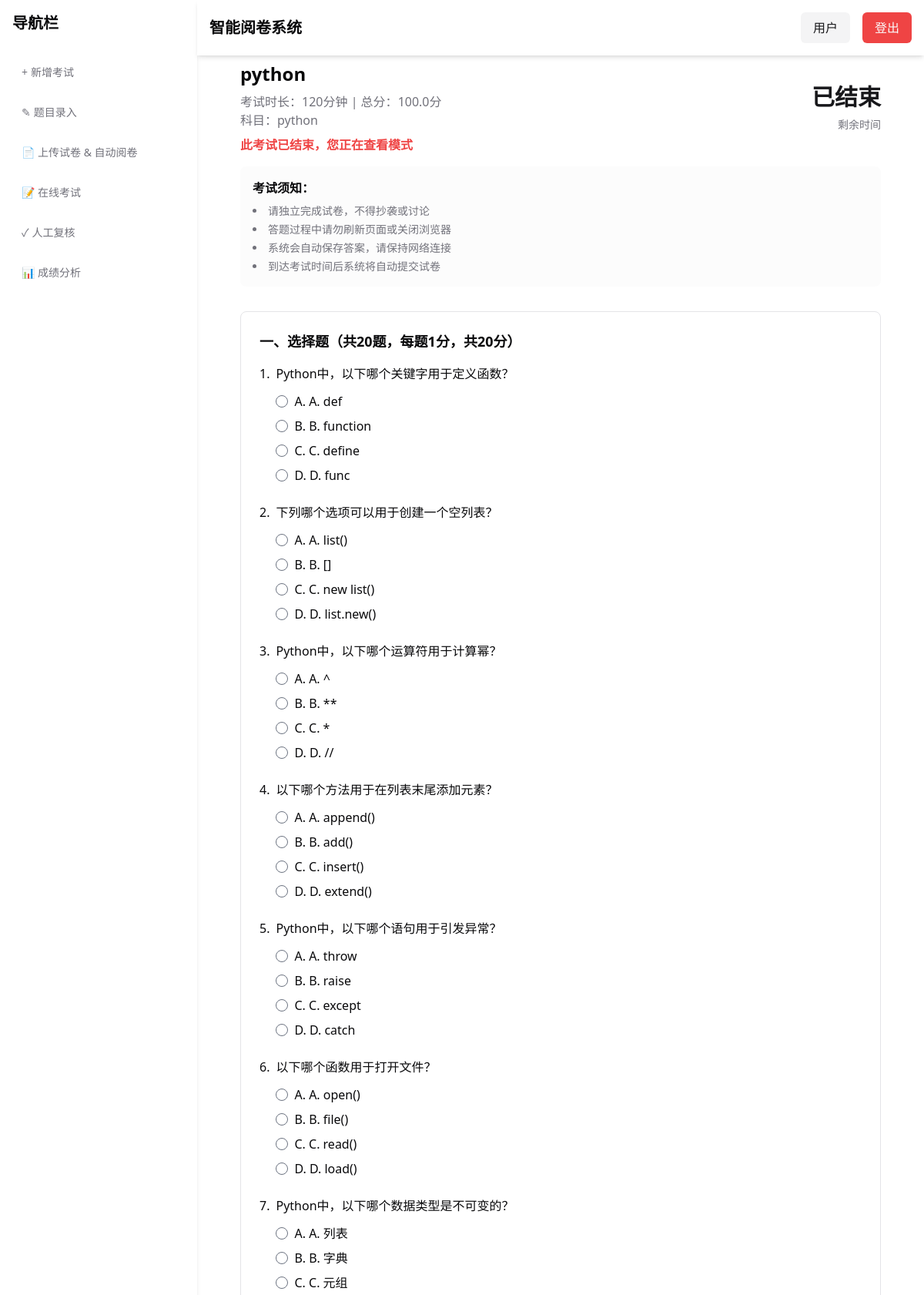
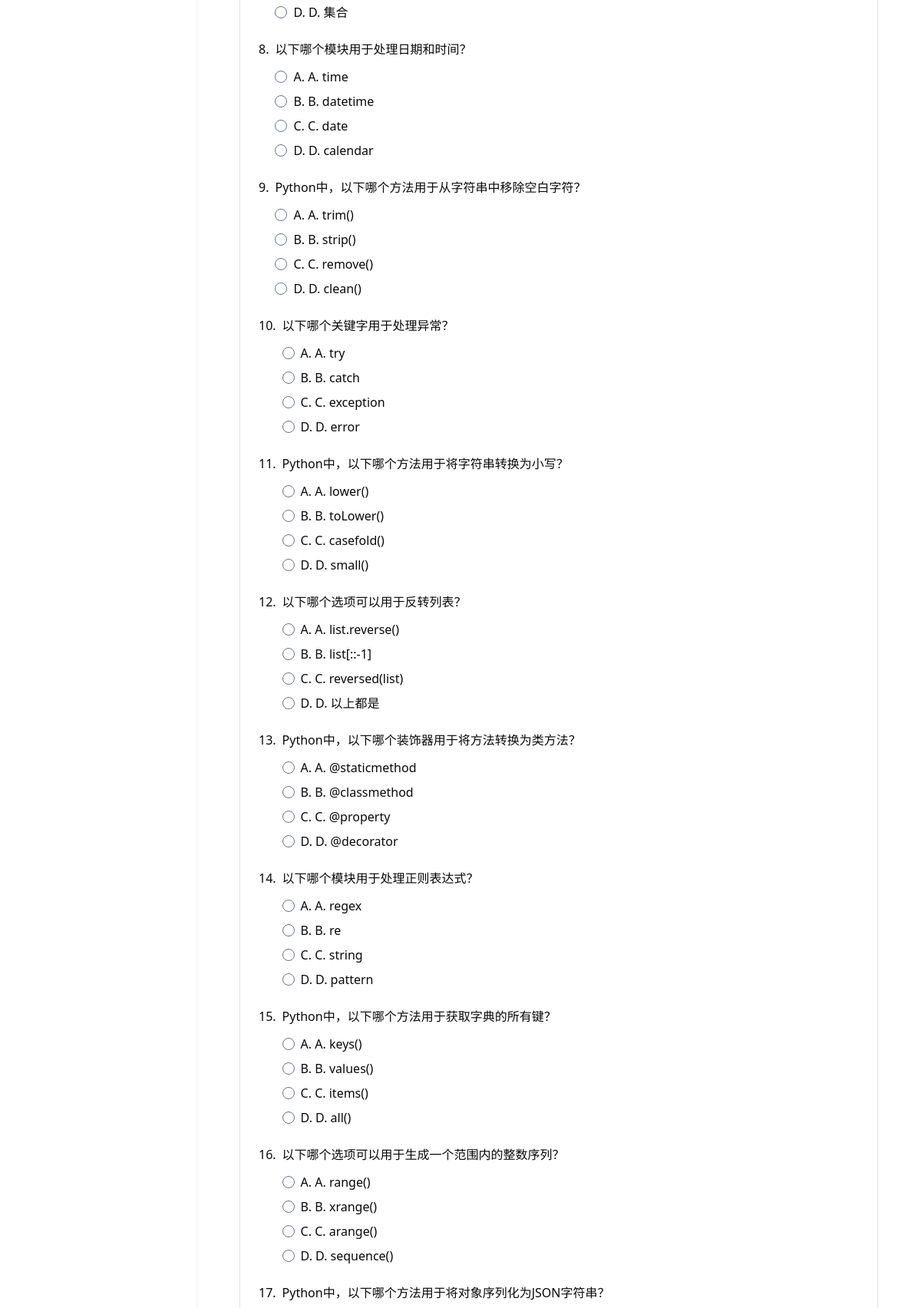
/exam/1 (signed in, upper part), run on the app's committed database (2 pictures, top to bottom).
### tables this page shows
CREATE TABLE exam_sessions (
        id INTEGER PRIMARY KEY AUTOINCREMENT,
        name TEXT NOT NULL,
        subject TEXT NOT NULL,
        start_time TIMESTAMP NOT NULL,
        end_time TIMESTAMP NOT NULL,
        duration INTEGER NOT NULL,
        exam_file_path TEXT NOT NULL,
        exam_score REAL NOT NULL,
        status TEXT NOT NULL CHECK(status IN ('pending', 'ongoing', 'completed', 'graded')),
        created_by INTEGER NOT NULL,
        created_at TIMESTAMP DEFAULT CURRENT_TIMESTAMP,
        FOREIGN KEY (created_by) REFERENCES users(id) ON DELETE CASCADE
    );

CREATE TABLE questions (
        id INTEGER PRIMARY KEY AUTOINCREMENT,
        session_id INTEGER NOT NULL,
        question_type TEXT NOT NULL CHECK(question_type IN ('multiple_choice', 'fill_blank', 'short_answer', 'true_false', 'programming')),
        question_text TEXT NOT NULL,
        score INTEGER NOT NULL,
        question_order INTEGER NOT NULL,
        source_question_id INTEGER,
        source_table TEXT CHECK(source_table IN ('multiple_choice_questions', 'fill_blank_questions', 'short_answer_questions', 'true_false_questions', 'programming_questions')),
        created_at TIMESTAMP DEFAULT CURRENT_TIMESTAMP,
        FOREIGN KEY (session_id) REFERENCES exam_sessions(id) ON DELETE CASCADE
    );

### main.py (the view)
@app.route('/exam/<int:exam_id>')
@login_required
def exam_with_id(exam_id):
    try:
        app.logger.info(f"尝试访问考试ID: {exam_id}")
        exam = get_exam_by_id(exam_id)
        if not exam:
            app.logger.warning(f"找不到考试ID: {exam_id}")
            flash('找不到该考试或数据库连接错误')
            return redirect(url_for('exam_list'))
        app.logger.info(f"考试详情: {exam}")
        now = datetime.now()
        app.logger.info(f"当前时间: {now}, 考试结束时间: {exam['end_time']}")
        if now > exam['end_time']:
            app.logger.info(f"考试 {exam_id} 已结束，但允许用户查看")
            exam['is_ended'] = True
            exam['remaining_seconds'] = 0
        else:
            exam['is_ended'] = False
            remaining_seconds = (exam['end_time'] - now).total_seconds()
            exam['remaining_seconds'] = int(remaining_seconds)
        app.logger.info(f"剩余秒数: {exam['remaining_seconds']}")
        app.logger.info(f"考试开始时间: {exam['start_time']}")
        if now < exam['start_time']:
            app.logger.info(f"考试 {exam_id} 尚未开始")
            flash('该考试还未开始')
            return redirect(url_for('exam_list'))
        questions = get_exam_questions(exam_id)
        app.logger.info(f"题目获取结果: {questions}")
        if not questions:
            app.logger.warning(f"考试 {exam_id} 没有题目")
            flash('没有找到考试题目')
            return redirect(url_for('exam_list'))
        has_questions = (
            len(questions['multiple_choice']) > 0 or
            len(questions['fill_blank']) > 0 or
            len(questions['short_answer']) > 0 or
            len(questions['true_false']) > 0 or
            len(questions['programming']) > 0
        )
        if not has_questions:
            app.logger.warning(f"考试 {exam_id} 所有题型都没有题目")
            flash('该考试没有可用的题目，请联系管理员')
            return redirect(url_for('exam_list'))
        user_id = get_current_user_id()
        app.logger.info(f"用户 {user_id} 尝试参加考试 {exam_id}")
        if not user_id:
            app.logger.warning(f"无法获取当前用户ID")
            flash('用户信息不完整，请重新登录')
            return redirect(url_for('index_login'))
        has_taken = False
        try:
            has_taken = has_taken_exam(user_id, exam_id)
            app.logger.info(f"用户是否已参加过考试: {has_taken}")
        except Exception as e:
            app.logger.error(f"检查用户是否参加过考试时出错: {str(e)}", exc_info=True)
            has_taken = False
        app.logger.info(f"用户 {user_id} 成功进入考试 {exam_id}")
        app.logger.info(f"选择题数量: {len(questions['multiple_choice'])}")
        app.logger.info(f"填空题数量: {len(questions['fill_blank'])}")
        app.logger.info(f"简答题数量: {len(questions['short_answer'])}")
        app.logger.info(f"判断题数量: {len(questions['true_false'])}")
        app.logger.info(f"编程题数量: {len(questions['programming'])}")
        try:
            return render_template('exam.html', exam=exam, questions=questions)
        except Exception as template_error:
            app.logger.error(f"模板渲染错误: {str(template_error)}", exc_info=True)
            flash('渲染考试页面时出错，请联系管理员')
            return redirect(url_for('exam_list'))
    except Exception as e:
        app.logger.error(f"进入考试出错: {str(e)}", exc_info=True)
        flash('加载考试时出错，请稍后再试')
        return redirect(url_for('exam_list'))

### main.py (called while the page is built, shortened)
def login_required(f):
    @wraps(f)
    def decorated_function(*args, **kwargs):
        if 'email' not in session:
            return redirect(url_for('index_login'))
        return f(*args, **kwargs)
    return decorated_function

def get_db_connection():
    db_dir = 'database'
    os.makedirs(db_dir, exist_ok=True)
    db_path = os.path.join(os.path.abspath(db_dir), 'It_g.db')
    max_attempts = 3
    attempt = 0
    while attempt < max_attempts:
        try:
            conn = sqlite3.connect(db_path, timeout=20)
            conn.row_factory = sqlite3.Row
            return conn
        except Exception as e:
            print(f"数据库连接错误: {e}")
            return None
    return None

def execute_query(query, params=None):
    conn = get_db_connection()
    if not conn:
        print("数据库连接失败")
        return False, None
    cursor = None
    result = None
    try:
        cursor = conn.cursor()
        cursor.execute(query, params or ())
        if query.strip().upper().startswith(('INSERT', 'UPDATE', 'DELETE')):
            conn.commit()
            result = cursor.lastrowid
        else:
            result = cursor.fetchall()
        return True, result
    finally:
        if cursor:
            cursor.close()
        if conn:
            conn.close()

def get_current_user_id():
    try:
        if 'email' not in session:
            app.logger.warning("会话中没有email信息")
            return None
        email = session['email']
        app.logger.info(f"尝试获取用户 {email} 的ID")
        query = "SELECT id FROM users WHERE email = ?"
        success, result = execute_query(query, (email,))
        if not success:
            app.logger.error(f"查询用户ID失败: {email}")
            return None
        if not result or len(result) == 0:
            app.logger.warning(f"找不到用户: {email}")
            return None
        user_id = result[0]['id']
        app.logger.info(f"找到用户ID: {user_id}")
        return user_id
    except Exception as e:
        app.logger.error(f"获取当前用户ID时出错: {str(e)}", exc_info=True)
        return None

### templates/exam.html (shortened to what this page needs)
{% extends "base.html" %}
{% block content %}
<div class="w-full max-w-4xl px-6">
  <div class="mb-8">
    <div class="flex justify-between items-center mb-4">
      <div>
        <h2 class="text-2xl font-bold">{{ exam.name }}</h2>
        <p class="text-muted-foreground mt-2">考试时长：{{ exam.duration }}分钟 | 总分：{{ exam.total_score }}分</p>
        <p class="text-muted-foreground">科目：{{ exam.subject }}</p>
        {% if exam.is_ended %}
        <p class="text-destructive font-semibold mt-2">此考试已结束，您正在查看模式</p>
        {% endif %}
      </div>
      <div class="text-right">
        <div class="text-3xl font-bold text-primary mb-2" id="countdown">
        </div>
        <p class="text-sm text-muted-foreground">剩余时间</p>
      </div>
    </div>
    <div class="bg-muted/30 rounded-lg p-4 mb-6">
      <h3 class="font-semibold mb-2">考试须知：</h3>
      <ul class="text-sm text-muted-foreground space-y-1 list-disc list-inside">
        <li>请独立完成试卷，不得抄袭或讨论</li>
        <li>答题过程中请勿刷新页面或关闭浏览器</li>
        <li>系统会自动保存答案，请保持网络连接</li>
        <li>到达考试时间后系统将自动提交试卷</li>
      </ul>
    </div>
  </div>
  <form id="exam-form" class="space-y-8">
    {% if questions.multiple_choice|length > 0 %}
    <div class="border border-border rounded-lg p-6">
      <h3 class="text-lg font-semibold mb-4">一、选择题（共{{ questions.multiple_choice|length }}题，每题{{ questions.multiple_choice[0].score }}分，共{{ questions.multiple_choice|length * questions.multiple_choice[0].score }}分）</h3>
      <div class="space-y-6">
        {% for q in questions.multiple_choice %}
        <div class="space-y-4">
          <div class="flex items-start">
            <span class="font-medium mr-2">{{ loop.index }}.</span>
            <div class="flex-grow">
              <p class="font-medium mb-3">{{ q.question }}</p>
              <div class="space-y-2">
                {% for option in q.options %}
                <label class="flex items-center space-x-2 cursor-pointer">
                  <input type="radio" name="mc_{{ q.id }}" value="{{ ['A', 'B', 'C', 'D', 'E', 'F', 'G', 'H'][loop.index0] }}" class="w-4 h-4" {% if exam.is_ended %}disabled{% endif %}>
                  <span>{{ option }}</span>
                </label>
                {% endfor %}
              </div>
            </div>
          </div>
        </div>
        {% endfor %}
      </div>
    </div>
    {% endif %}
  </form>
</div>
{% endblock %}

### templates/base.html (shortened to what this page needs)
<!DOCTYPE html>
<html lang="zh">
  <head>
    <link rel="stylesheet" href="{{ url_for('static', filename='css/styles.css') }}">
    <script src="https://cdn.tailwindcss.com?plugins=forms,typography"></script>
  </head>
  <body>
    <div class="min-h-screen flex bg-background text-foreground">
      <nav class="fixed left-0 top-0 h-screen w-64 bg-card shadow-md flex flex-col p-4 space-y-4 z-10">
        <h2 class="text-xl font-bold mb-4">导航栏</h2>
        <a href="/xinzeng" class="text-muted-foreground hover:text-foreground px-3 py-2 rounded-md text-sm font-medium flex items-center">
          <span class="mr-1">+</span>
          <span>新增考试</span>
        </a>
        <a href="/question/input" class="text-muted-foreground hover:text-foreground px-3 py-2 rounded-md text-sm font-medium flex items-center">
          <span class="mr-1">✎</span>
          <span>题目录入</span>
        </a>
        <a href="/index" class="text-muted-foreground hover:text-foreground px-3 py-2 rounded-md text-sm font-medium flex items-center">
          <span class="mr-1">📄</span>
          <span>上传试卷 & 自动阅卷</span>
        </a>
        <a href="/exam/list" class="text-muted-foreground hover:text-foreground px-3 py-2 rounded-md text-sm font-medium flex items-center">
          <span class="mr-1">📝</span>
          <span>在线考试</span>
        </a>
        <a href="/review" class="text-muted-foreground hover:text-foreground px-3 py-2 rounded-md text-sm font-medium flex items-center">
          <span class="mr-1">✓</span>
          <span>人工复核</span>
        </a>
        <a href="/analysis" class="text-muted-foreground hover:text-foreground px-3 py-2 rounded-md text-sm font-medium flex items-center">
          <span class="mr-1">📊</span>
          <span>成绩分析</span>
        </a>
      </nav>
      <div class="flex-grow flex flex-col ml-64">
        <header class="fixed top-0 right-0 left-64 bg-card shadow-md z-10">
          <div class="flex justify-between items-center p-4">
            <h1 class="text-xl font-bold">智能阅卷系统</h1>
            <div class="flex items-center space-x-4">
              <a href="/user">
                <button class="bg-secondary text-secondary-foreground px-4 py-2 rounded-md hover:bg-secondary/80 transition-colors duration-200">
                  用户
                </button>
              </a>
              <a href="/logout">
                <button class="bg-destructive text-destructive-foreground px-4 py-2 rounded-md hover:bg-destructive/80 transition-colors duration-200">
                  登出
                </button>
              </a>
            </div>
          </div>
        </header>
        <main class="flex flex-grow justify-center pt-20 p-8">
          {% block content %}{% endblock %}
        </main>
      </div>
    </div>
  </body>
</html>

### data on the page
exam_sessions: name "python", duration "120", total_score "100.0", subject "python"
questions: score "1", question "Python中，以下哪个关键字用于定义函数？", options "A. A. def" "B. B. function" "C. C. define" "D. D. func"
questions: question "下列哪个选项可以用于创建一个空列表？", options "A. A. list()" "B. B. []" "C. C. new list()" "D. D. list.new()"
questions: question "Python中，以下哪个运算符用于计算幂？", options "A. A. ^" "B. B. **" "C. C. *" "D. D. //"
questions: question "以下哪个方法用于在列表末尾添加元素？", options "A. A. append()" "B. B. add()" "C. C. insert()" "D. D. extend()"
questions: question "Python中，以下哪个语句用于引发异常？", options "A. A. throw" "B. B. raise" "C. C. except" "D. D. catch"
questions: question "以下哪个函数用于打开文件？", options "A. A. open()" "B. B. file()" "C. C. read()" "D. D. load()"
questions: question "Python中，以下哪个数据类型是不可变的？", options "A. A. 列表" "B. B. 字典" "C. C. 元组" "D. D. 集合"
questions: question "以下哪个模块用于处理日期和时间？", options "A. A. time" "B. B. datetime" "C. C. date" "D. D. calendar"
questions: question "Python中，以下哪个方法用于从字符串中移除空白字符？", options "A. A. trim()" "B. B. strip()" "C. C. remove()" "D. D. clean()"
questions: question "以下哪个关键字用于处理异常？", options "A. A. try" "B. B. catch" "C. C. exception" "D. D. error"
questions: question "Python中，以下哪个方法用于将字符串转换为小写？", options "A. A. lower()" "B. B. toLower()" "C. C. casefold()" "D. D. small()"
questions: question "以下哪个选项可以用于反转列表？", options "A. A. list.reverse()" "B. B. list[::-1]" "C. C. reversed(list)" "D. D. 以上都是"
questions: question "Python中，以下哪个装饰器用于将方法转换为类方法？", options "A. A. @staticmethod" "B. B. @classmethod" "C. C. @property" "D. D. @decorator"
questions: question "以下哪个模块用于处理正则表达式？", options "A. A. regex" "B. B. re" "C. C. string" "D. D. pattern"
questions: question "Python中，以下哪个方法用于获取字典的所有键？", options "A. A. keys()" "B. B. values()" "C. C. items()" "D. D. all()"
questions: question "以下哪个选项可以用于生成一个范围内的整数序列？", options "A. A. range()" "B. B. xrange()" "C. C. arange()" "D. D. sequence()"
questions: question "Python中，以下哪个方法用于将对象序列化为JSON字符串？"

### other printed values
{{ questions.multiple_choice|length }} "20"
{{ questions.multiple_choice|length * questions.multiple_choice[0].score }} "20"
